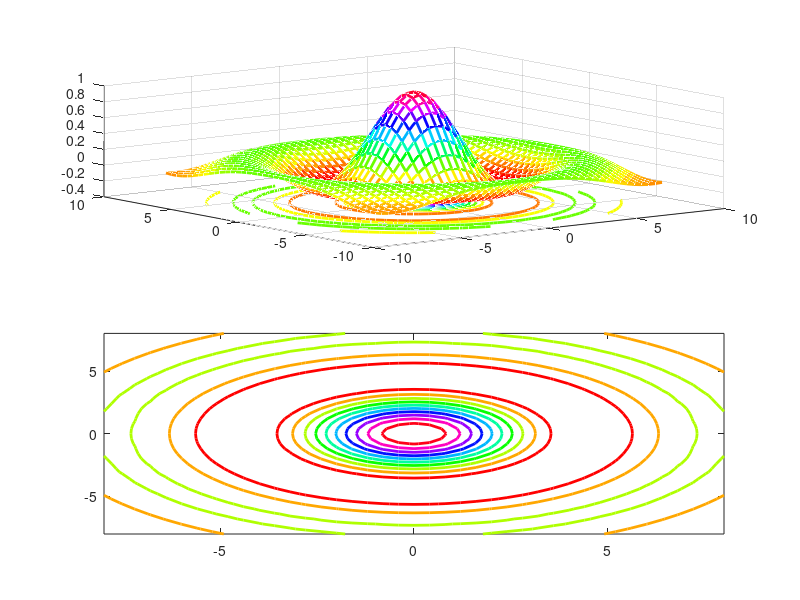
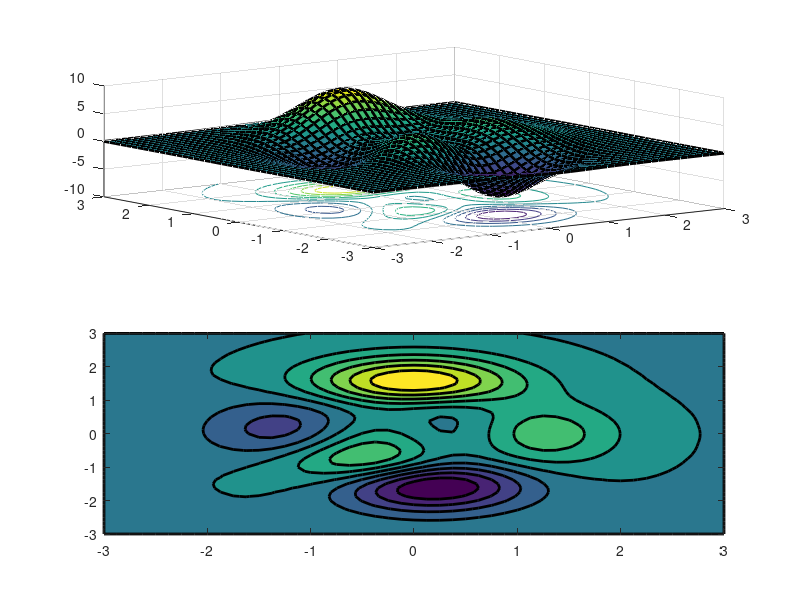

Reproduce these figures in MATLAB, in order.
%{
SEC4.5.M

Material de apoio do livro "Octave: Seus primeiros passos na programação
científica". Exemplos da seção 4.5, capítulo 4, "Produzindo gráficos no
Octave".

* Autor: Alexandre 'Jaguar' Fioravante de Siqueira
* Editora: Casa do Código
* Contato: http://www.programandociencia.com/sobre/
           http://www.casadocodigo.com.br/
* Fórum de discussão: http://groups.google.com/d/forum/compcieoctave
* Material de apoio: http://goo.gl/VnnAnF

* Para citar esse material, por favor utilize a referência abaixo:
DE SIQUEIRA, A.F. Octave: Seus primeiros passos na programação
científica. São Paulo: Casa do Código, 2015.

Este programa é um software livre; você pode redistribuí-lo e/ou 
modificá-lo dentro dos termos da Licença Pública Geral GNU como 
publicada pela Fundação do Software Livre (FSF); na versão 3 da 
Licença, ou qualquer versão posterior.

Este programa é distribuído na esperança de que possa ser útil, 
mas SEM NENHUMA GARANTIA; sem uma garantia implícita de ADEQUAÇÃO
a qualquer MERCADO ou APLICAÇÃO EM PARTICULAR. Veja a
Licença Pública Geral GNU para maiores detalhes.

Você deve ter recebido uma cópia da Licença Pública Geral GNU junto
com este programa. Se não, veja <http://www.gnu.org/licenses/>.
%}


%% A função mesh()
% #1
comp = 1:5
area = meshgrid(comp)

% #2
vetor = [1 2 3 4 5];
[area_x,area_y] = meshgrid(vetor)

% #3
vet1 = [1 2 3 4 5];
vet2 = [-1 -2 -3 -4 -5];
[area_x,area_y] = meshgrid(vet1,vet2)

% #4
grade = linspace(-8,8,41);
[xx,yy] = meshgrid(grade);
zz = sin(sqrt(xx.^2 + yy.^2)) ./ sqrt(xx.^2 + yy.^2);
mesh(xx,yy,zz,'linewidth',2)

% Nota 1
[xx,yy,zz] = sombrero(41);
mesh(xx,yy,zz,'linewidth',2)

% #5
grade = linspace(-3,3,49);
[xx,yy] = meshgrid(grade);
zz = 3*(1-xx).^2.*exp(-xx.^2 - (yy+1).^2) ...
    - 10*(xx./5 - xx.^3 - yy.^5).*exp(-xx.^2-yy.^2) ...
    - 1/3.*exp(-(xx+1).^2 - yy.^2);
meshc(xx,yy,zz,'linewidth',2)

% Nota 2
[xx,yy,zz] = peaks(49);
meshc(xx,yy,zz,'linewidth',2)


%% A função surf()
% #1
grade = linspace(-5,5,41);
[xx,yy] = meshgrid(grade);
zz = sin(sqrt(xx.^2 + yy.^2)) .* sqrt(xx.^2 + yy.^2);
surf(xx,yy,zz)
colormap('hsv')

% #2
grade = linspace(-2,2,40);
[xx,yy] = meshgrid(grade);
zz = exp(cos(xx.^2 + yy.^2)); % .* sqrt(xx.^2 + yy.^2);
surfc(xx,yy,zz)
shading interp


%% A função contour()
% #1
subplot(211)
[xx,yy,zz] = sombrero(41);
contour(xx,yy,zz,'linewidth',2)
axis off
subplot(212)
[xx,yy,zz] = peaks(49);
contour(xx,yy,zz,'linewidth',2)

% #2
grade = linspace(-10,10,60);
[xx,yy] = meshgrid(grade);
zz = cos(sqrt(xx.^2 + yy.^2)) .* sqrt(xx.^2 + yy.^2);
contourf(xx,yy,zz)

% #3
subplot(211)
[xx,yy,zz] = sombrero(41);
meshc(xx,yy,zz,'linewidth',2)
subplot(212)
contour(xx,yy,zz,'linewidth',2)
figure;
[xx,yy,zz] = peaks(49);
subplot(211)
surfc(xx,yy,zz,'linewidth',2)
subplot(212)
contourf(xx,yy,zz,'linewidth',2)

